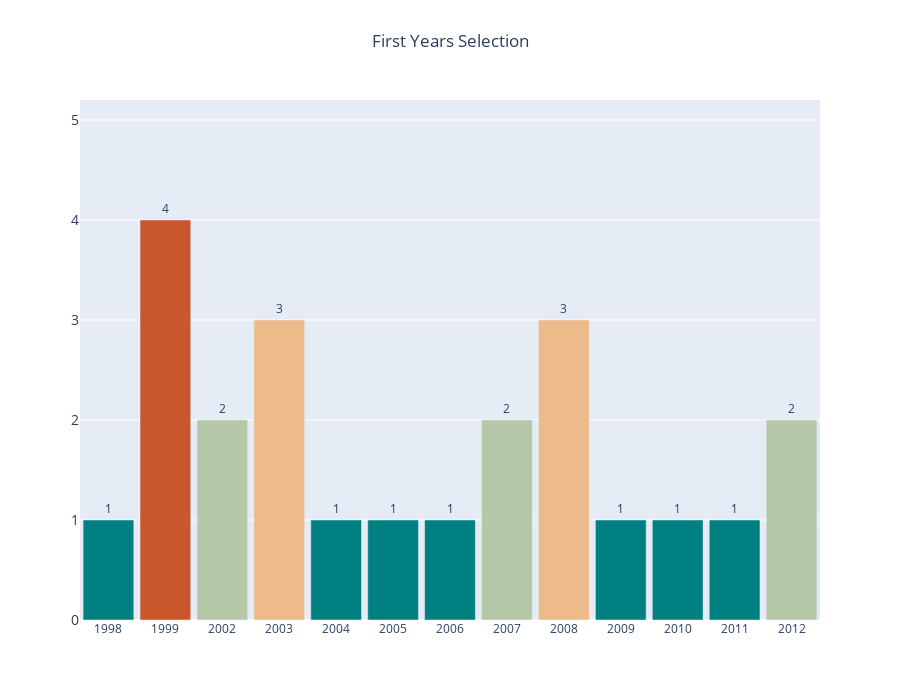

Notebook cell for this chart:
### Code cell
df_1 = pd.DataFrame(df_s.loc[df_s['GapASG'] < 3].groupby('DraftYear').size()).reset_index()
df_1.columns = ['Year','Count']
df_2 = pd.DataFrame(df_s.loc[df_s['GapASG'] < 3].groupby('Nationality').size()).reset_index()
df_2.columns = ['Nationality','Count']
df_2 = pd.DataFrame(df_s.loc[df_s['GapASG'] < 3].groupby('Nationality').size()).reset_index()
df_2.columns = ['Nationality','Count']
df_3 = pd.DataFrame(df_s.loc[df_s['GapASG'] < 3].groupby('Pick').size()).reset_index()
df_3.columns = ['Pick','Count']


fig2 = go.Figure()

fig2.add_trace(
    go.Bar(
        x = df_1.Year,
        y = df_1.Count,
        text = df_1.Count,
        marker=dict(color=df_1.Count,
                    colorscale='geyser',
                  ),
        texttemplate='%{text:s}',
        textposition='outside',
        name = 'East top 10',
    ),
)

fig2.update_layout(
    title={'text': "First Years Selection",
           'y':0.95,
           'x':0.5,
           'xanchor': 'center',
           'yanchor': 'top'},
    
    xaxis_tickfont_size=12,
    yaxis=dict(
        titlefont_size=16,
        tickfont_size=14,
        range = [0,df_1.Count.max()*1.3],
    ),
    height = 700,
    showlegend = False,
    barmode='stack',
    bargap=0.1,
    bargroupgap=0.01,
    uniformtext_minsize=8,
    uniformtext_mode='hide'
)
fig2.update_xaxes(type='category',
                 categoryorder='array',
                 categoryarray = ['1-5','6-10','11-20','21-30','31-45','45-60'])
fig2.update_layout()
fig2.show()


fig = make_subplots(
    rows=1, cols=2,
    specs=[[{"type":"domain"},{}]],
    subplot_titles=('',
                    '',
                    ))


fig.add_trace(
    go.Pie(
        labels = df_s.loc[df_s['GapASG'] < 3].groupby('Nationality').size().index,
        values = df_s.loc[df_s['GapASG'] < 3].groupby('Nationality').size().values,
        name = 'Nationality',
        text = df_s.loc[df_s['GapASG'] < 3].groupby('Nationality').size().values,
        hoverinfo='label+percent+name',
        textinfo= 'percent+label',
        textposition = 'outside',
        marker = dict(
            colors = plotly.colors.diverging.Geyser,
        ),
    ),
    row = 1,
    col = 1
)


fig.add_trace(
    go.Bar(
        x = df_3.Pick,
        y = df_3.Count,
        text = df_3.Count,
        marker=dict(color=df_3.Count,
                    colorscale='geyser',
                  ),
        texttemplate='%{text:s}',
        textposition='inside',
        name = 'Draft Pick',
    ),
    row = 1,
    col = 2,
)


fig.update_layout(
    title={'text': "Insights Player First to Participate",
           'y':0.95,
           'x':0.5,
           'xanchor': 'center',
           'yanchor': 'top'},
    xaxis_tickfont_size=12,
    height = 800,
    showlegend = False,
    barmode='stack',
    bargap=0.1,
    bargroupgap=0.01 
)
fig.update_layout(uniformtext_minsize=8, uniformtext_mode='hide')
fig.show()

### Figure 1 — Plotly figure (JSON) as saved in the notebook; plotly's stock layout.template omitted (floating-point values rounded to 4 significant figures)
{"data": [{"marker": {"color": [1, 4, 2, 3, 1, 1, 1, 2, 3, 1, 1, 1, 2], "colorscale": [[0.0, "rgb(0, 128, 128)"], [0.1667, "rgb(112, 164, 148)"], [0.3333, "rgb(180, 200, 168)"], [0.5, "rgb(246, 237, 189)"], [0.6667, "rgb(237, 187, 138)"], [0.8333, "rgb(222, 138, 90)"], [1.0, "rgb(202, 86, 44)"]]}, "name": "East top 10", "text": [1.0, 4.0, 2.0, 3.0, 1.0, 1.0, 1.0, 2.0, 3.0, 1.0, 1.0, 1.0, 2.0], "textposition": "outside", "texttemplate": "%{text:s}", "type": "bar", "x": [1998, 1999, 2002, 2003, 2004, 2005, 2006, 2007, 2008, 2009, 2010, 2011, 2012], "y": [1, 4, 2, 3, 1, 1, 1, 2, 3, 1, 1, 1, 2]}], "layout": {"bargap": 0.1, "bargroupgap": 0.01, "barmode": "stack", "height": 700, "showlegend": false, "title": {"text": "First Years Selection", "x": 0.5, "xanchor": "center", "y": 0.95, "yanchor": "top"}, "uniformtext": {"minsize": 8, "mode": "hide"}, "xaxis": {"categoryarray": ["1-5", "6-10", "11-20", "21-30", "31-45", "45-60"], "categoryorder": "array", "tickfont": {"size": 12}, "type": "category"}, "yaxis": {"range": [0, 5.2], "tickfont": {"size": 14}, "title": {"font": {"size": 16}}}}}
